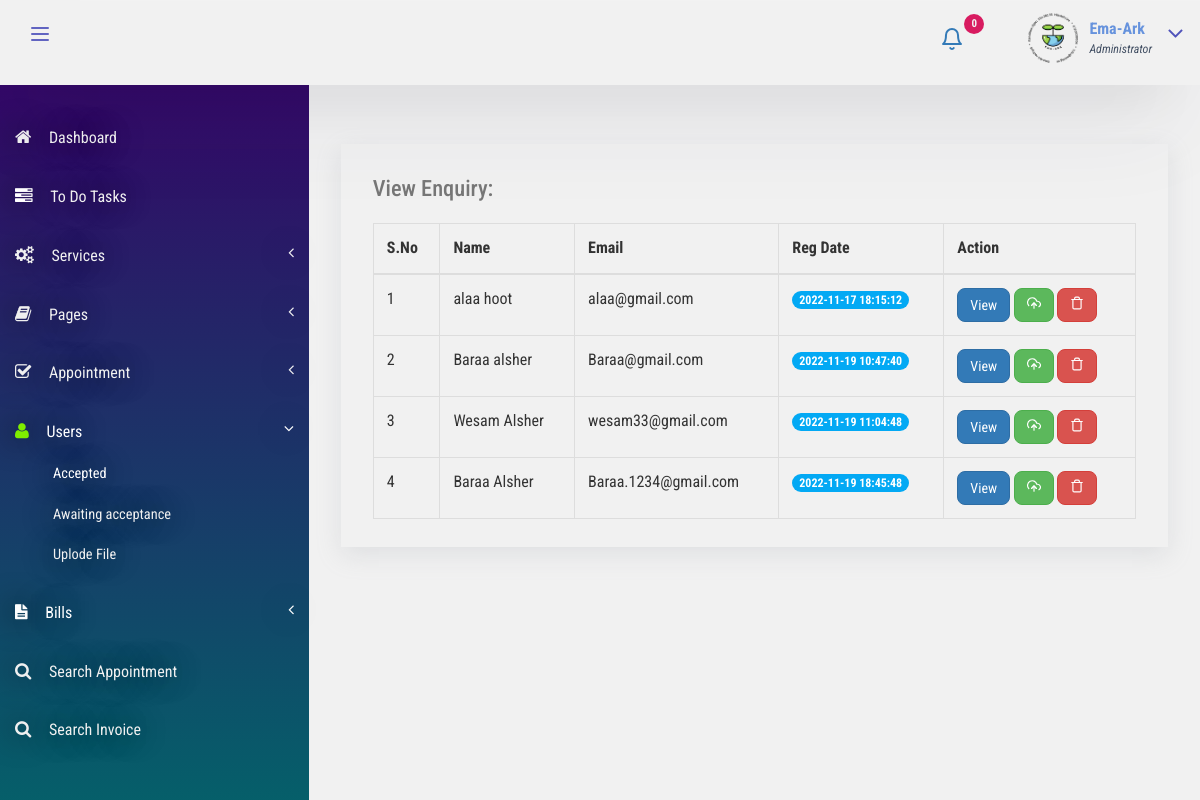
The app's page /admin/readenq.php (signed in) with its own data.
### tables this page shows
CREATE TABLE `tbluser` (
  `ID` int(10) NOT NULL,
  `FirstName` varchar(120) DEFAULT NULL,
  `LastName` varchar(250) DEFAULT NULL,
  `MobileNumber` bigint(10) DEFAULT NULL,
  `Email` varchar(120) DEFAULT NULL,
  `Password` varchar(120) DEFAULT NULL,
  `message` text NOT NULL,
  `RegDate` timestamp NULL DEFAULT current_timestamp(),
  `IsRead` int(5) DEFAULT NULL,
  `filename` varchar(255) NOT NULL
);

### admin/readenq.php (the view, shortened to what this page needs)
<?php
include 'includes/dbconnection.php';
if (strlen($_SESSION['bpmsaid'] == 0)) {
    header('location:logout.php');
} else {
    ?>
<!DOCTYPE HTML>
<html>
<head>
    <link href="css/bootstrap.css" rel='stylesheet' type='text/css' />
    <link href="css/style.css" rel='stylesheet' type='text/css' />
    <link href="css/font-awesome.css" rel="stylesheet">
    <link href="css/animate.css" rel="stylesheet" type="text/css" media="all">
    <link href="css/custom.css" rel="stylesheet">
</head>
<body class="cbp-spmenu-push">
    <div class="main-content">
        <?php include_once 'includes/sidebar.php';?>
        <?php include_once 'includes/header.php';?>
        <div id="page-wrapper">
            <div class="main-page">
                <div class="tables">
                    <div class="table-responsive bs-example widget-shadow">
                        <h4>View Enquiry:</h4>
                        <table class="table table-bordered">
                            <thead>
                                <tr>
                                    <th>S.No</th>
                                    <th>Name</th>
                                    <th>Email</th>
                                    <th>Reg Date</th>
                                    <th>Action</th>
                                </tr>
                            </thead>
                            <tbody>
                                <?php
$ret = mysqli_query($con, "select * from tbluser where IsRead='1'");
    $cnt = 1;
    while ($row = mysqli_fetch_array($ret)) {
        ?>
                                <tr class="gradeX">
                                    <td><?php echo $cnt; ?></td>
                                    <td><?php echo $row['FirstName']; ?> <?php echo $row['LastName']; ?></td>
                                    <td><?php echo $row['Email']; ?></td>
                                    <td>
                                        <span class="badge badge-primary"><?php echo $row['RegDate']; ?></span>
                                    </td>
                                    <td>
                                        <a href="view-enquiry.php?viewid=<?php echo $row['ID']; ?>"
                                            class="btn btn-primary">View</a>
                                        <a href="uplod.php?delid=<?php echo $row['ID']; ?>" class="btn btn-success">
                                            </a>
                                        <a href="readenq.php?delid=<?php echo $row['ID']; ?>" class="btn btn-danger"
                                            onClick="return confirm('Are you sure you want to delete?')"> <svg
                                                xmlns="http://www.w3.org/2000/svg" width="14" height="14"
                                                viewBox="0 0 24 24" fill="none" stroke="currentColor" stroke-width="2"
                                                stroke-linecap="round" stroke-linejoin="round">
                                                <path d="M3 6h18"></path>
                                                <path d="M19 6v14c0 1-1 2-2 2H7c-1 0-2-1-2-2V6"></path>
                                                <path d="M8 6V4c0-1 1-2 2-2h4c1 0 2 1 2 2v2"></path>
                                            </svg></a>
                                    </td>
                                </tr> <?php
$cnt = $cnt + 1;
    }?>
                            </tbody>
                        </table>
                    </div>
                </div>
            </div>
        </div>
    </div>
</body>
</html>
<?php }?>

### admin/includes/header.php (shortened to what this page needs)
<div class="sticky-header header-section ">
    <div class="header-left">
        <button id="showLeftPush"><svg xmlns="http://www.w3.org/2000/svg" width="24" height="24" viewBox="0 0 24 24" fill="none" stroke="currentColor" stroke-width="2" stroke-linecap="round" stroke-linejoin="round">
                <line x1="4" y1="12" x2="20" y2="12"></line>
                <line x1="4" y1="6" x2="20" y2="6"></line>
                <line x1="4" y1="18" x2="20" y2="18"></line>
            </svg></button>
        <div class="clearfix"> </div>
    </div>
    <div class="header-right">
        <div class="profile_details_left">
            <ul class="nofitications-dropdown">
                <?php
                $ret1 = mysqli_query($con, "select tbluser.FirstName,tbluser.LastName,tblbook.ID as bid,tblbook.AptNumber from tblbook join tbluser on tbluser.ID=tblbook.UserID where tblbook.Status is null");
                $num = mysqli_num_rows($ret1);
                ?>
                <li class="dropdown head-dpdn">
                    <a href="#" class="dropdown-toggle" data-toggle="dropdown" aria-expanded="false">
                        <svg xmlns="http://www.w3.org/2000/svg" width="24" height="24" viewBox="0 0 24 24" fill="none" stroke="currentColor" stroke-width="2" stroke-linecap="round" stroke-linejoin="round">
                            <path d="M18 8A6 6 0 0 0 6 8c0 7-3 9-3 9h18s-3-2-3-9"></path>
                            <path d="M13.73 21a2 2 0 0 1-3.46 0"></path>
                        </svg>
                        <span class="badge blue"><?php echo $num; ?></span></a>
                </li>
            </ul>
            <div class="clearfix"> </div>
        </div>
        <div class="profile_details">
            <?php
            $adid = $_SESSION['bpmsaid'];
            $ret = mysqli_query($con, "select AdminName from tbladmin where ID='$adid'");
            $row = mysqli_fetch_array($ret);
            $name = $row['AdminName'];
            ?>
            <ul>
                <li class="dropdown profile_details_drop">
                    <a href="#" class="dropdown-toggle" data-toggle="dropdown" aria-expanded="false">
                        <div class="profile_img">
                            <span class="prfil-img"><img src="./images/logo2-removebg-preview.png" alt="" width="50" height="50"> </span>
                            <div class="user-name">
                                <p><?php echo $name; ?></p>
                                <span>Administrator</span>
                            </div>
                            <i class="fa fa-angle-down lnr"></i>
                            <div class="clearfix"></div>
                        </div>
                    </a>
                </li>
            </ul>
        </div>
    </div>
    <div class="clearfix"> </div>
</div>

### admin/css/style.css (style rules this page uses)
h4, h5, h6, h1, h2, h3 { margin: 0; }
ul, ol { margin: 0; }
p { margin: 0; }
html, body { font-family: "Roboto Condensed", sans-serif;font-size: 100%;overflow-x: hidden;background: #f1f1f1; }
body a { transition: 0.5s all ease;-webkit-transition: 0.5s all ease;-moz-transition: 0.5s all ease;-o-transition: 0.5s all ease;-ms-transition: 0.5s all ease;text-decoration: none; }
h1, h2, h3, h4, h5, h6 { margin: 0; }
ul, label { margin: 0;padding: 0; }
.main-content { position: relative; }
.sticky-header { position: fixed;top: 0;left: 0px;width: 100%;z-index: 100; }
.header-section { background: #f1f1f1;box-shadow: rgba(255, 255, 255, 0.1) 0px 1px 1px 0px inset, rgba(50, 50, 93, 0.099) 0px 50px 100px -20px, rgba(0, 0, 0, 0.159) 0px 30px 60px -30px; }
.header-section::after { clear: both;display: block;content: ""; }
.header-left { float: left;width: 45%; }
.header-right { float: right; }
button#showLeftPush { font-size: 1.5em;width: 80px;padding: 0.87em 0;text-align: center;cursor: pointer;float: left;color: #6f6f6f;-moz-transition: all 0.2s ease-out 0s;-webkit-transition: all 0.2s ease-out 0s;transition: all 0.2s ease-out 0s;border: none;background-color: #f1f1f1;outline: none; }
.cbp-spmenu-push { overflow-x: hidden;position: relative; }
.cbp-spmenu, .cbp-spmenu-push { -webkit-transition: all 0.3s ease;-moz-transition: all 0.3s ease;transition: all 0.3s ease; }
.cbp-spmenu-push div#page-wrapper { margin: 0 0 0 19.3em;transition: 0.5s all;-webkit-transition: 0.5s all;-moz-transition: 0.5s all; }
.fa { display: inline-block;font-family: FontAwesome;font-style: normal;font-weight: normal;line-height: 1;-webkit-font-smoothing: antialiased;-moz-osx-font-smoothing: grayscale; }
.profile_details_left { float: left; }
li.dropdown.head-dpdn { display: inline-block;padding: 1.7em 0;float: left; }
li.dropdown.head-dpdn a.dropdown-toggle { padding: 1.7em 2em; }
.header-right span.badge { font-size: 11px;font-weight: bold;color: #f1f1f1;background: #8bc34a;line-height: 15px;width: 20px;height: 20px;border-radius: 2em;-webkit-border-radius: 2em;-moz-border-radius: 2em;-o-border-radius: 2em;text-align: center;display: inline-block;position: absolute;top: 16%;padding: 2px 0 0; }
.header-right span.blue { background-color: #d81b60; }
.profile_details { float: right; }
.profile_details_drop a.dropdown-toggle { display: block;padding: 0.8em 3em 0 2em; }
.profile_img span.prfil-img { float: left; }
.user-name { float: left;margin-top: 8px;margin-left: 11px;height: 35px; }
.profile_details ul li { list-style-type: none;position: relative; }
.profile_details li a i.fa.lnr { position: absolute;top: 34%;right: 8%;color: #4f52ba;font-size: 1.6em; }
.user-name p { font-size: 1em;color: #6793dd;line-height: 1em;font-weight: 700; }
.user-name span { font-size: 0.75em;font-style: italic;color: #424f63;font-weight: normal;margin-top: 0.3em; }
.widget-shadow { background-color: #f1f1f1;box-shadow: rgba(149, 157, 165, 0.2) 0px 8px 24px; }
.badge-primary { background-color: #03a9f4; }
.table > thead > tr > th, .table > tbody > tr > th, .table > tfoot > tr > th, .table > thead > tr > td, .table > tbody > tr > td, .table > tfoot > tr > td { border-top: none; }
.tables h4 { font-size: 1.4em;margin-bottom: 1em;color: #777777; }
.tables .panel-body, .tables .bs-example { padding: 2em 2em 0.5em; }
.tables .table > thead > tr > th, .tables .table > tbody > tr > th, .tables .table > tfoot > tr > th, .tables .table > thead > tr > td, .tables .table > tbody > tr > td, .tables .table > tfoot > tr > td { padding: 13px;border-top: 1px solid #e0e0e0; }
.bs-example { margin-top: 2em; }

### admin/css/custom.css (style rules this page uses)
#page-wrapper { padding : 7em 2em 2.5em;background-color: linear-gradient(to bottom, hsl(236, 50%, 98%), hsl(236, 50%, 94%)); }

### records on screen
tbluser: FirstName "alaa", LastName "hoot", Email "alaa@gmail.com", RegDate "2022-11-17 18:15:12"
tbluser: FirstName "Baraa", LastName "alsher", Email "Baraa@gmail.com", RegDate "2022-11-19 10:47:40"
tbluser: FirstName "Wesam", LastName "Alsher", Email "wesam33@gmail.com", RegDate "2022-11-19 11:04:48"
tbluser: FirstName "Baraa", LastName "Alsher", Email "Baraa.1234@gmail.com", RegDate "2022-11-19 18:45:48"

### other values on screen
$num "0"
$name "Ema-Ark"
